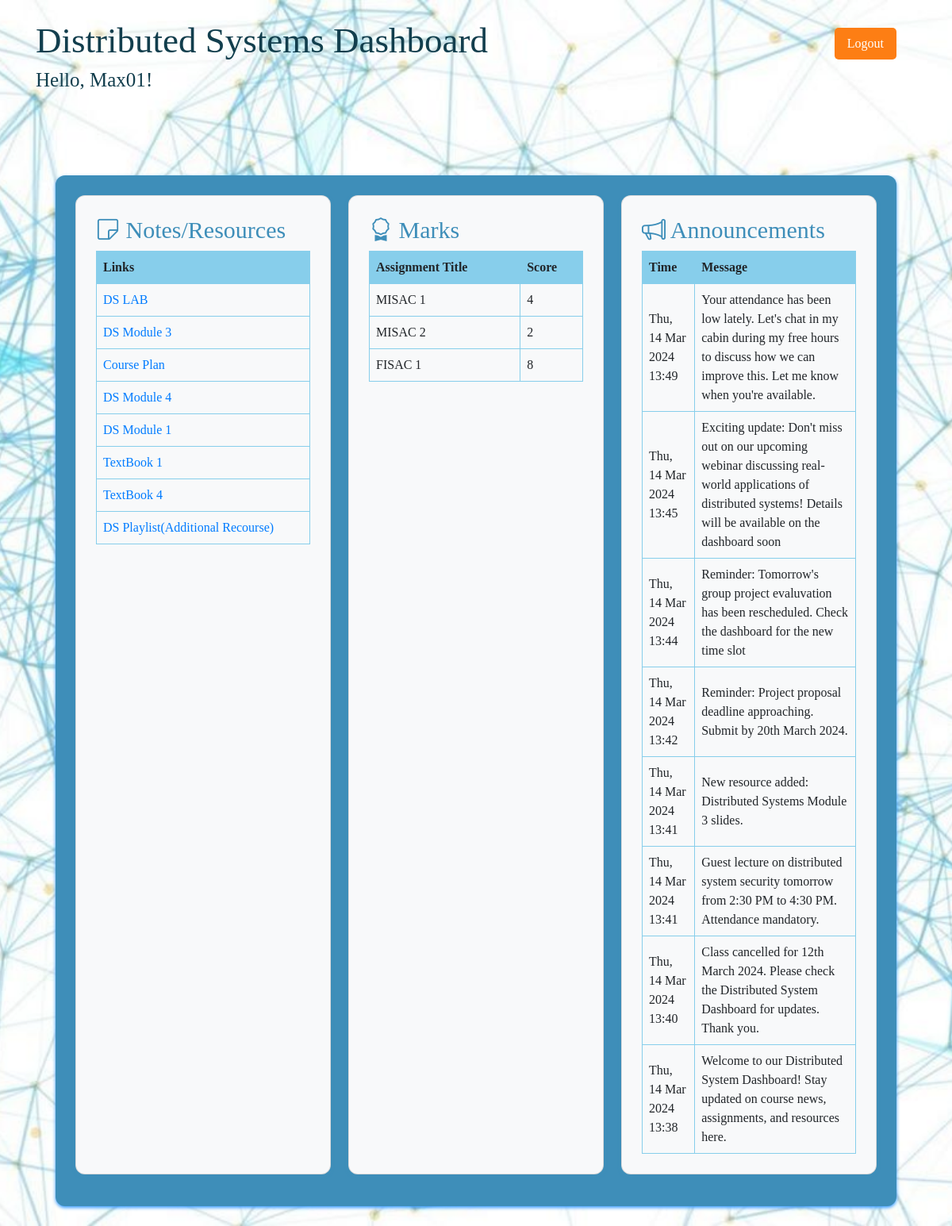
/home/ (signed in), run on an earlier commit of the app's database.
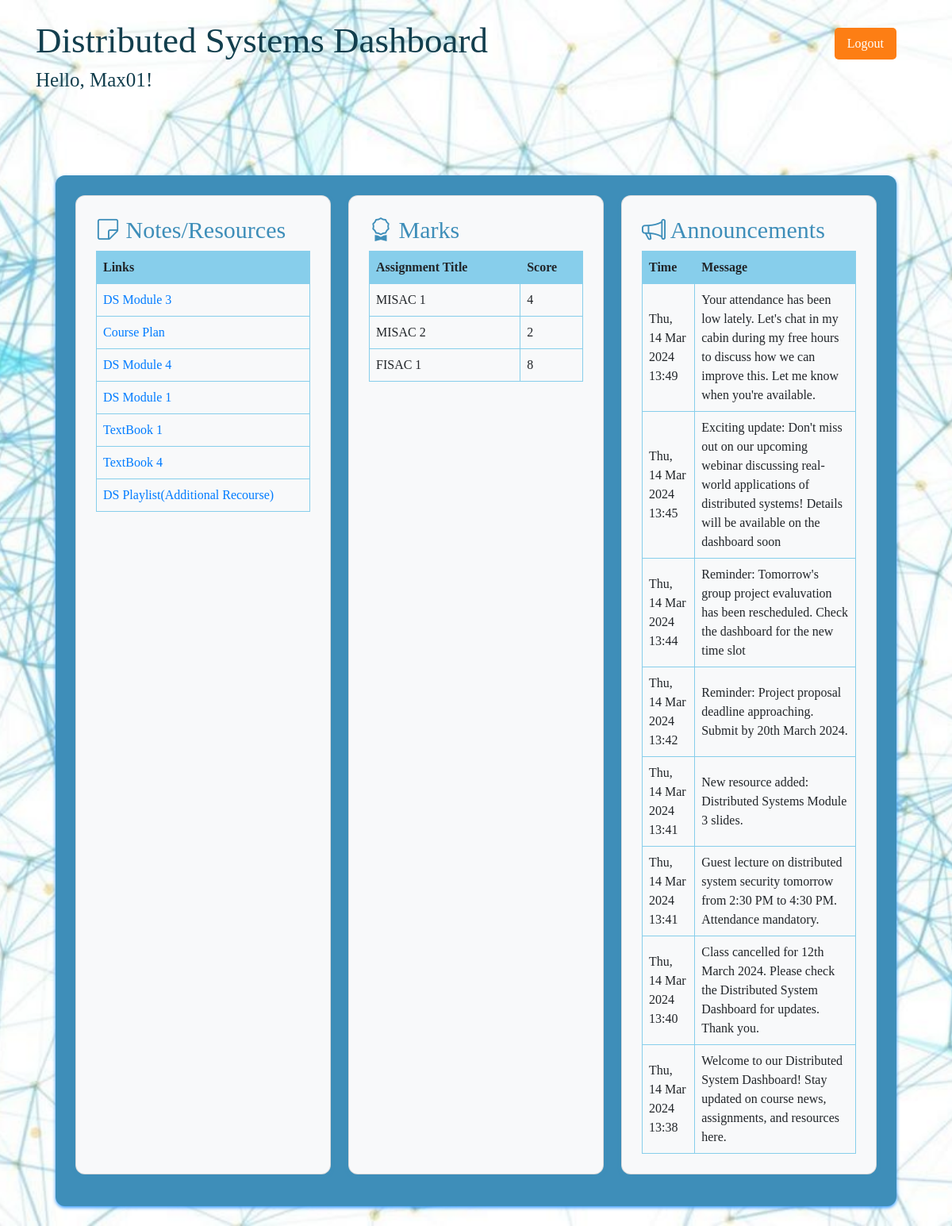
And on a later commit of the database.
### myapp/models.py (models this page shows, shortened)
class Resource(models.Model):
    title = models.CharField(max_length=255)
    link = models.URLField()
    description = models.TextField(blank=True)

class Mark(models.Model):
    student = models.ForeignKey(User, on_delete=models.CASCADE)
    assignment_title = models.CharField(max_length=255)
    score = models.IntegerField()

class Announcement(models.Model):
    message = models.TextField()
    created_at = models.DateTimeField(auto_now_add=True)
    for_all = models.BooleanField(default=True)
    specific_student = models.ForeignKey(
        User, on_delete=models.CASCADE, null=True, blank=True)  # Optional

### myapp/views.py (the view)
# urls.py: path('home/', views.home_view, name='home'),
def home_view(request):
    resources = Resource.objects.all()
    marks = Mark.objects.filter(student=request.user)
    announcements = (Announcement.objects.filter(for_all=True) | Announcement.objects.filter(
        specific_student=request.user)).order_by('-created_at')
    context = {
        'user': request.user,
        'welcome_message': "Distributed Systems Dashboard",
        'resources': resources,
        'marks': marks,
        'announcements': announcements,
    }
    return render(request, 'home.html', context)

### templates/home.html (shortened to what this page needs)
<!DOCTYPE html>
<html lang="en">
<head>
    <link rel="stylesheet" href="https://stackpath.bootstrapcdn.com/bootstrap/4.5.2/css/bootstrap.min.css">
    <link rel="stylesheet" href="https://cdn.jsdelivr.net/npm/bootstrap-icons@1.9.1/font/bootstrap-icons.css">
</head>
<body>
    <div class="container">
        <br>
        <h1>{{ welcome_message }}</h1>
        <h3>Hello, {{ user.username }}!</h3>
        <form action="{% url 'logout' %}" method="post">
            <button type="submit">Logout</button>
        </form>
        <br><br><br>
        <div class="dashboard">
            <div class="column card bg-light">
                <h2><i class="bi bi-sticky"></i>  Notes/Resources</h2>
                <table>
                    <thead>
                        <tr>
                            <th>Links</th>
                        </tr>
                    </thead>
                    <tbody>
                        {% for resource in resources %}
                        <tr>
                            <td><a href="{{ resource.link }}">{{ resource.title }}</a></td>
                        </tr>
                        {% empty %}
                        <tr>
                            <td>No resources available.</td>
                        </tr>
                        {% endfor %}
                    </tbody>
                </table>
            </div>
            <div class="column card bg-light">
                <h2><i class="bi bi-award"></i>  Marks</h2>
                <table>
                    <thead>
                        <tr>
                            <th>Assignment Title</th>
                            <th>Score</th>
                        </tr>
                    </thead>
                    <tbody>
                        {% for mark in marks %}
                        <tr>
                            <td>{{ mark.assignment_title }}</td>
                            <td>{{ mark.score }}</td>
                        </tr>
                        {% empty %}
                        <tr>
                            <td colspan="2">No marks available.</td>
                        </tr>
                        {% endfor %}
                    </tbody>
                </table>
            </div>
            <div class="column card bg-light">
                <h2><i class="bi bi-megaphone"></i>  Announcements</h2>
                <table>
                    <thead>
                        <tr>
                            <th>Time</th>
                            <th>Message</th>
                        </tr>
                    </thead>
                    <tbody>
                        {% for announcement in announcements %}
                        <tr class="announcement" data-message="{{ announcement.message }}" data-type="{% if announcement.for_all %}Broadcast{% else %}Private{% endif %}">
                            <td>{{ announcement.created_at|date:"D, d M Y H:i" }}</td>
                            <td>{{ announcement.message }}</td>
                        </tr>
                        {% empty %}
                        <tr>
                            <td colspan="2">No announcements.</td>
                        </tr>
                        {% endfor %}
                    </tbody>
                </table>
            </div>
        </div>
    </div>
</body>
</html>

What changed in the data, as far as the page shows it:
removed Resource: title "DS LAB"
